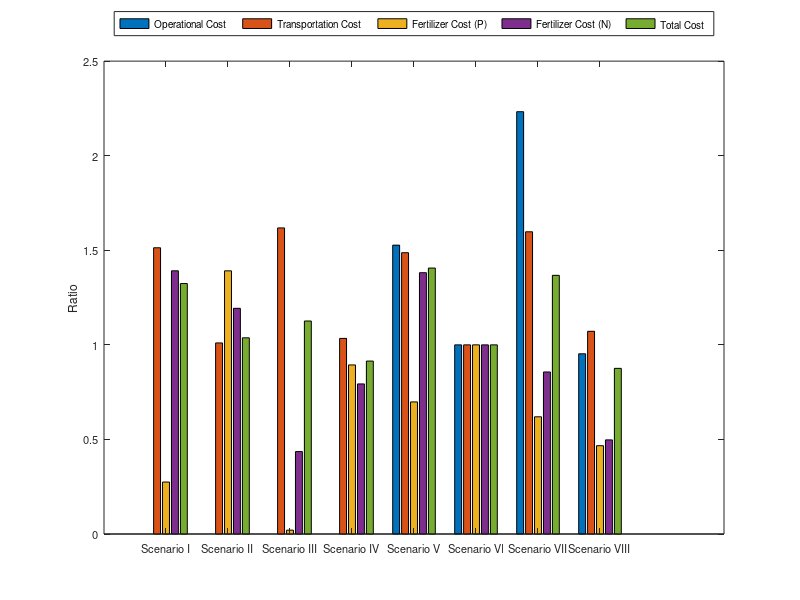

Write the MATLAB code that produced this figure.
load('results.mat');
%c = categorical({'Scenario I','Scenario II','Scenario III','Scenario IV','Scenario V','Scenario VI','Scenario VII','Scenario VIII'});
bar(y);
legend('Operational Cost','Transportation Cost', 'Fertilizer Cost (P)', 'Fertilizer Cost (N)','Total Cost','Location','northoutside','Orientation','horizontal');
ylabel('Ratio');
set(gca,'xtick',1:8, 'xticklabel',{'Scenario I','Scenario II','Scenario III','Scenario IV','Scenario V','Scenario VI','Scenario VII','Scenario VIII'});
set(gca,'FontSize', 8);
set(gcf,'Position',[50 50 800 300]);